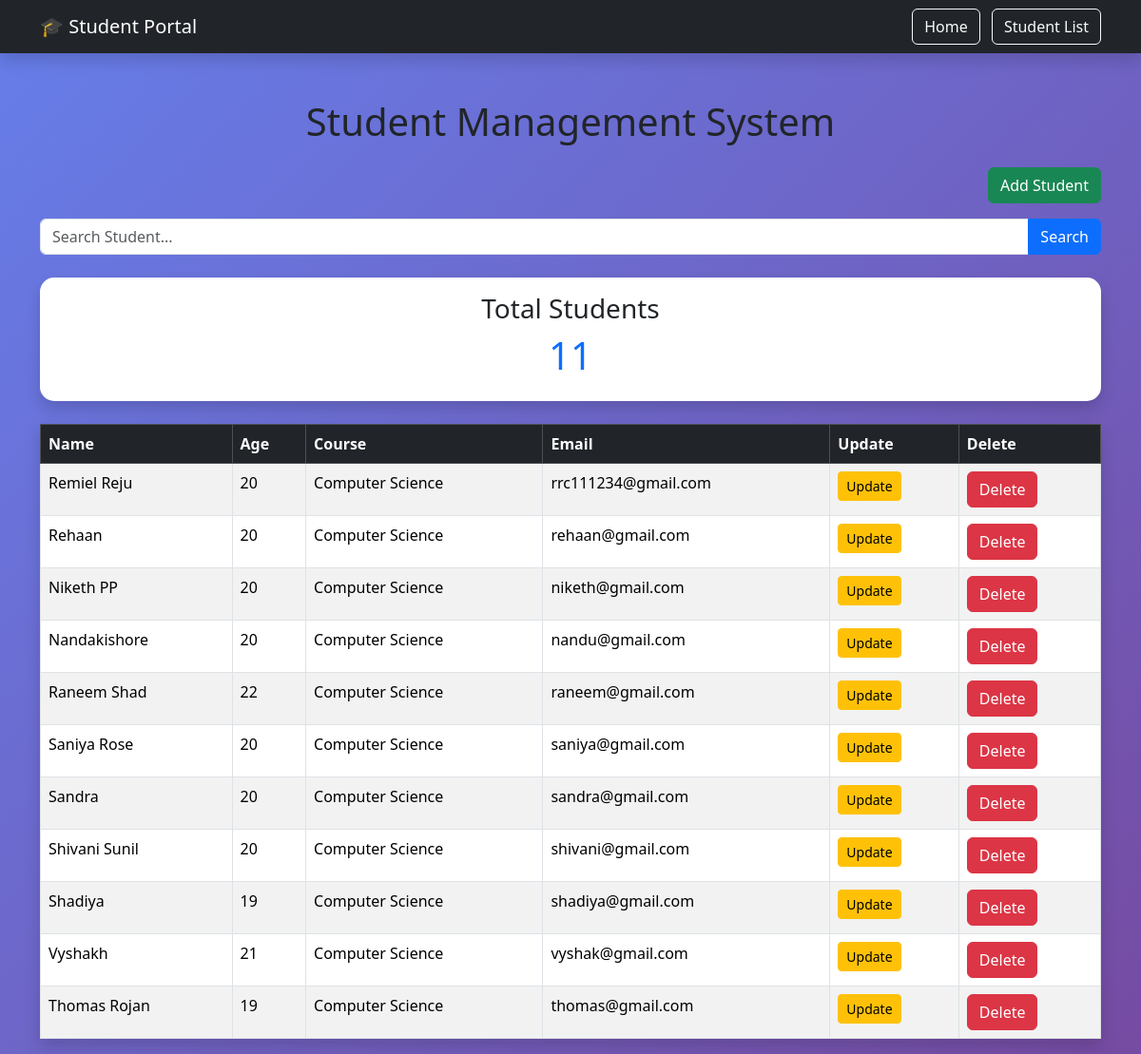
The app's page /read/ with its own data.
### studentportal/models.py (models this page shows, shortened)
class Student(models.Model):
    name = models.CharField(max_length=100)
    age = models.IntegerField()
    course = models.CharField(max_length=100)
    email = models.EmailField()

### studentportal/views.py (the view)
# urls.py: path('read/', views.read, name='read'),
def read(request):
    search = request.GET.get('search')
    if search:
        students = Student.objects.filter(
            name__icontains=search
        )
    else:
        students = Student.objects.all()
    total_students = Student.objects.count()
    return render(
        request,
        'read.html',
        {
            'students': students,
            'total_students': total_students
        }
    )

### studentportal/templates/read.html (shortened to what this page needs)
<!DOCTYPE html>
<html>
<head>
    <link href="https://cdn.jsdelivr.net/npm/bootstrap@5.3.7/dist/css/bootstrap.min.css" rel="stylesheet">
</head>
<body class="bg-light">
<nav class="navbar navbar-expand-lg navbar-dark bg-dark shadow">
    <div class="container">
        <a class="navbar-brand" href="/">
            🎓 Student Portal
        </a>
        <div>
            <a href="/" class="btn btn-outline-light me-2">
                Home
            </a>
            <a href="{% url 'read' %}" class="btn btn-outline-light">
                Student List
            </a>
        </div>
    </div>
</nav>
<div class="container mt-5">
    <h1 class="text-center mb-4">
        Student Management System
    </h1>
    <div class="text-end mb-3">
        <a
            href="{% url 'home' %}"
            class="btn btn-success"
        >
            Add Student
        </a>
</div>
<form method="GET" class="mb-4">
    <div class="input-group">
        <input
            type="text"
            name="search"
            class="form-control"
            placeholder="Search Student..."
        >
        <button
            class="btn btn-primary"
            type="submit"
        >
            Search
        </button>
    </div>
</form>
<div class="card shadow mb-4">
    <div class="card-body text-center">
        <h3>Total Students</h3>
        <h1 class="text-primary">
            {{ total_students }}
        </h1>
    </div>
</div>
    <table class="table table-bordered table-striped shadow">
        <thead class="table-dark">
            <tr>
                <th>Name</th>
                <th>Age</th>
                <th>Course</th>
                <th>Email</th>
                <th>Update</th>
                <th>Delete</th>
            </tr>
        </thead>
        <tbody>
            {% for student in students %}
            <tr>
                <td>{{ student.name }}</td>
                <td>{{ student.age }}</td>
                <td>{{ student.course }}</td>
                <td>{{ student.email }}</td>
                <td>
                    <a
                        href="{% url 'update' student.id %}"
                        class="btn btn-warning btn-sm"
                    >
                        Update
                    </a>
                </td>
                <td>
                    <a href="{% url 'delete' student.id %}"
                    class="btn btn-danger"
                    onclick="return confirm('Are you sure you want to delete this student?')">
                    Delete
                    </a>
                </td>
            </tr>
            {% endfor %}
        </tbody>
    </table>
</div>
</body>
</html>

### studentportal/templates/read.html (style rules this page uses)
body { background: linear-gradient( 135deg, #667eea, #764ba2 ); }
.card { border:none; border-radius:15px; }

### records on screen
Student: name "Remiel Reju", age "20", course "Computer Science", email "rrc111234@gmail.com"
Student: name "Rehaan", age "20", course "Computer Science", email "rehaan@gmail.com"
Student: name "Niketh PP", age "20", course "Computer Science", email "niketh@gmail.com"
Student: name "Nandakishore", age "20", course "Computer Science", email "nandu@gmail.com"
Student: name "Raneem Shad", age "22", course "Computer Science", email "raneem@gmail.com"
Student: name "Saniya Rose", age "20", course "Computer Science", email "saniya@gmail.com"
Student: name "Sandra", age "20", course "Computer Science", email "sandra@gmail.com"
Student: name "Shivani Sunil", age "20", course "Computer Science", email "shivani@gmail.com"
Student: name "Shadiya", age "19", course "Computer Science", email "shadiya@gmail.com"
Student: name "Vyshakh", age "21", course "Computer Science", email "vyshak@gmail.com"
Student: name "Thomas Rojan", age "19", course "Computer Science", email "thomas@gmail.com"

### other values on screen
{{ total_students }} "11"
